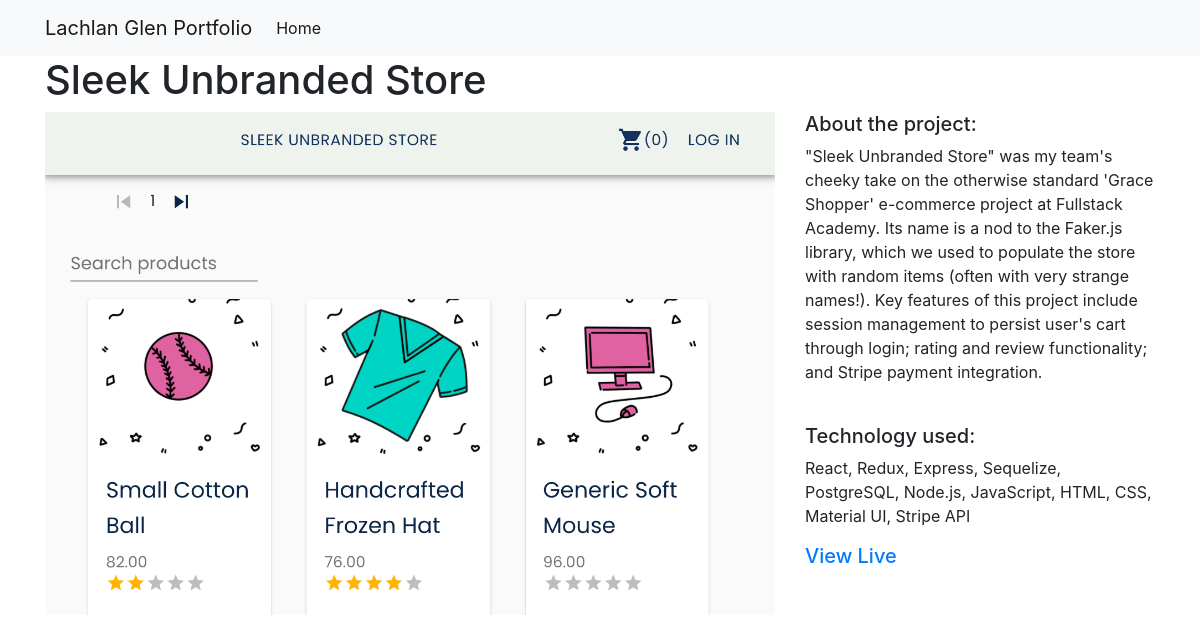
Screenshot of /3/ with the database file from the repository.
### projects/models.py (models this page shows, shortened)
class Project(models.Model):
    title = models.CharField(max_length=100)
    shortDescription = models.TextField()
    longDescription = models.TextField()
    technology = models.TextField()
    image = models.FilePathField(path='/img')
    videoURL = models.TextField()
    projectLink = models.TextField()

### projects/views.py (the view)
# urls.py: path('<int:pk>/', views.project_detail, name='project_detail')
def project_detail(request, pk):
    project = Project.objects.get(pk=pk)
    context = {
        'project': project
    }
    return render(request, 'project_detail.html', context)

### projects/templates/project_detail.html
{% extends "base.html" %}
{% load static %}
{% block page_content %}
<h1>{{ project.title }}</h1>
<div style='padding-bottom: 20px' class="row">
  <div class="col-md-8">
    {% if project.videoURL != '' %}
    <iframe width="100%" height="400" src="{{ project.videoURL }}" allowfullscreen="allowfullscreen">
    </iframe>
    {% else %}
    <img src="{% static project.image %}" alt="" width="100%">
    {% endif %}
  </div>
  <div class="col-md-4">
    <h5>About the project:</h5>
    <p>{{ project.longDescription }}</p>
    <br>
    <h5>Technology used:</h5>
    <p>{{ project.technology }}</p>
    {% if project.projectLink != '' %}
    <h5><a href="{{ project.projectLink }}" target='_blank'>View Live</a></h5>
    {% else %}
    <h6><i>This project is not currently deployed.</i></h6>
    {% endif %}
  </div>
</div>
{% endblock %}

### rows the page displays
Project: title "Sleek Unbranded Store", image (picture), longDescription "\"Sleek Unbranded Store\" was my team's cheeky take on the otherwise standard 'Grace Shopper' e-commerce project at Fullstack Academy. Its name is a nod to the Faker.js library, which we used to populate the store with random items (often with very strange names!). Key features of this project include session management to persist user's cart through login; rating and review functionality; and Stripe payment integration.", technology "React, Redux, Express, Sequelize, PostgreSQL, Node.js, JavaScript, HTML, CSS, Material UI, Stripe API"
